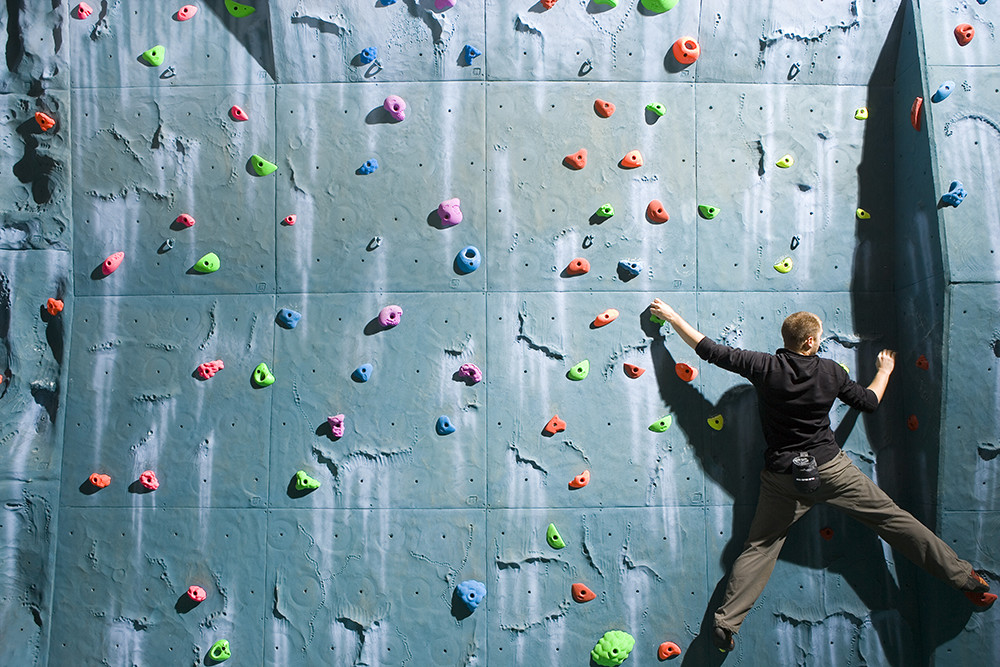
#> input picture Hold Detection/Image2.jpg, 1000 x 667 px
$ python 'Edge Detection.py'
#> lines starting #> are read from the running program, lines starting #| are printed output that depends on the picture
### Hold Detection/util.py
#Utility file with convenient functions

import matplotlib as plt
import cv2
from PIL import Image
import Tkinter as tk, Tkconstants, tkFileDialog


def openFile():
    root = tk.Tk()
    root.withdraw()
    file_path = tkFileDialog.askopenfilename()
#> the answer given: Image2.jpg
    return file_path

# [48 lines left out: functions openImage, grab_from_webcam, grab_from_file, resize, showImage, not called in this run]

### Hold Detection/Edge Detection.py
import cv2
import numpy as np
import matplotlib.pyplot as plt
from util import openFile

file_path = openFile()
img = cv2.imread(file_path,0)
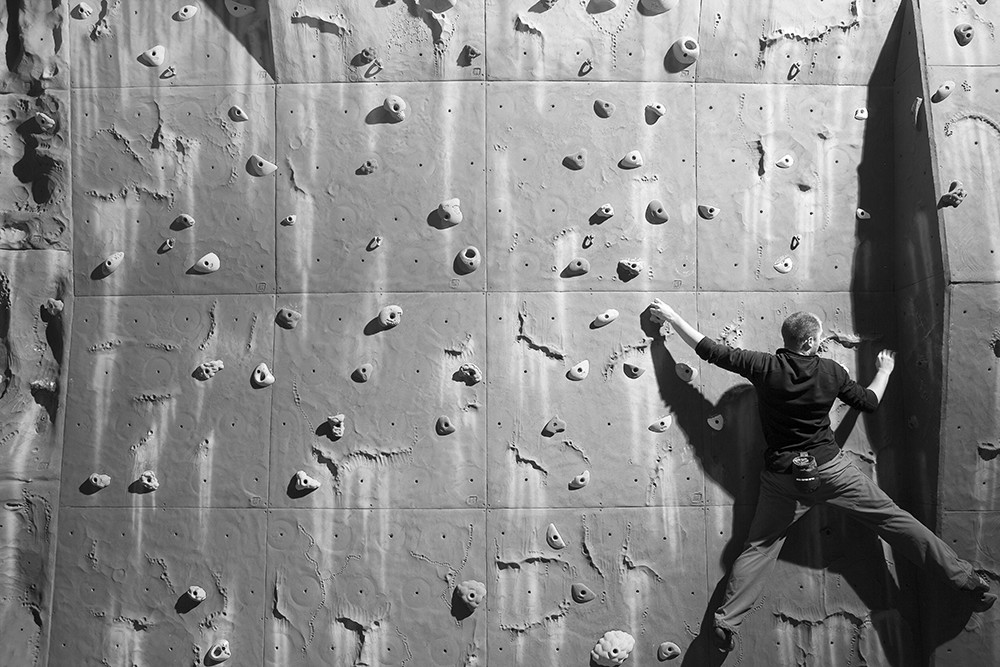
#> img: shape (667, 1000); min 0, max 255, mean 135.5

#Image is resized to a resonable size to fit screen and
#speed up processing speed.
c = 1000.0/img.shape[0]
#> c = 1.5
x = int(img.shape[0] * c)
#> x = 999
y = int(img.shape[1] * c)
#> y = 1499
img = cv2.resize(img, (y,x))
#> img: shape (999, 1499)


edges = cv2.Canny(img,150,200)
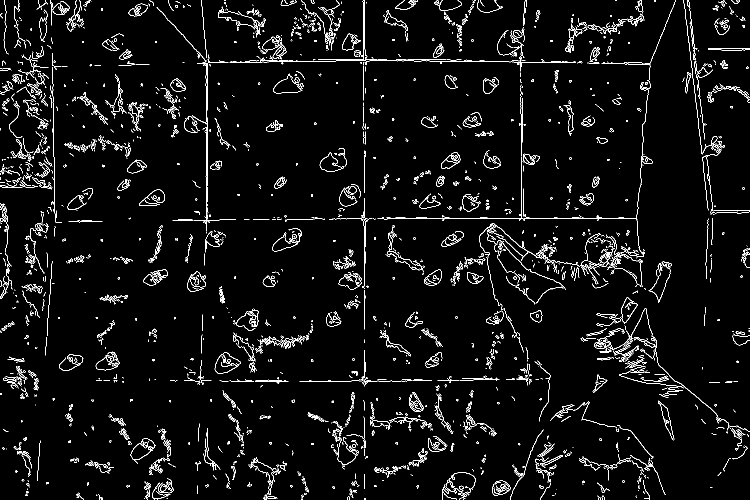
#> edges: shape (999, 1499) (shown at 1/2 size); 4.2% white in thin lines or dots

plt.subplot(121)
plt.imshow(img,cmap = 'gray')
plt.title('Original Image')
plt.xticks([]), plt.yticks([])
plt.subplot(122)
plt.imshow(edges,cmap = 'gray')
plt.title('Edge Image')
plt.xticks([])
plt.yticks([])

plt.show()
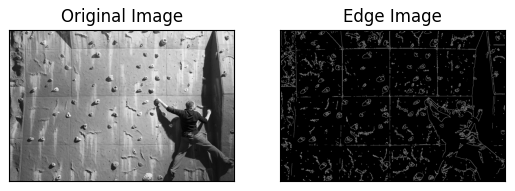
#> figure drawn by matplotlib, 2 panels

$ run again, on Hold Detection/image.jpg
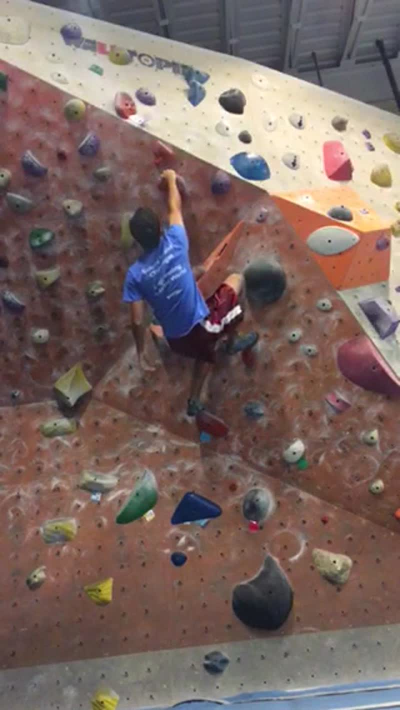
#> input picture Hold Detection/image.jpg, 800 x 1420 px (shown at 1/2 size)
#> `edges = cv2.Canny(img,150,200)`:
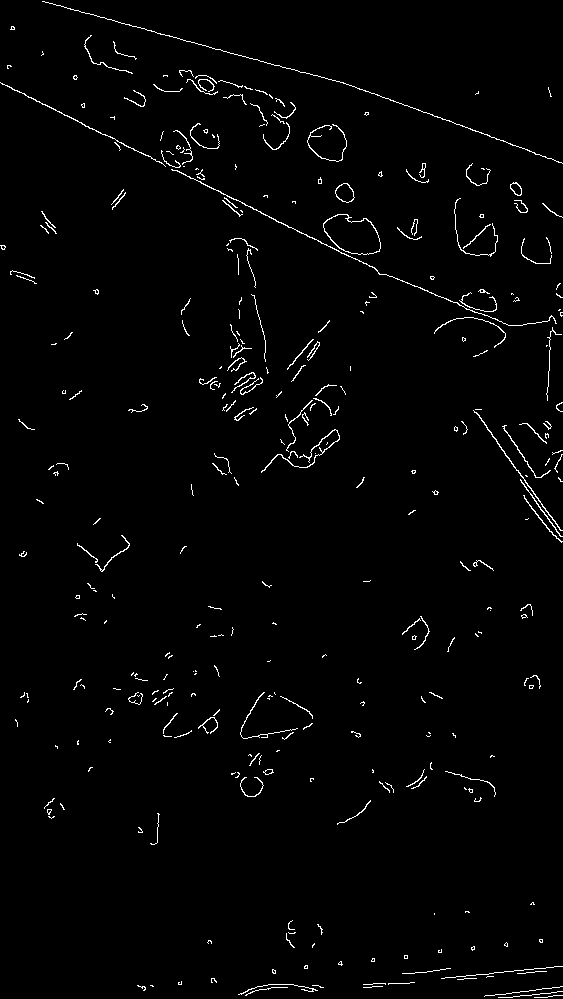
#> edges: shape (999, 563); 1.7% white in thin lines or dots
#> `plt.show()`:
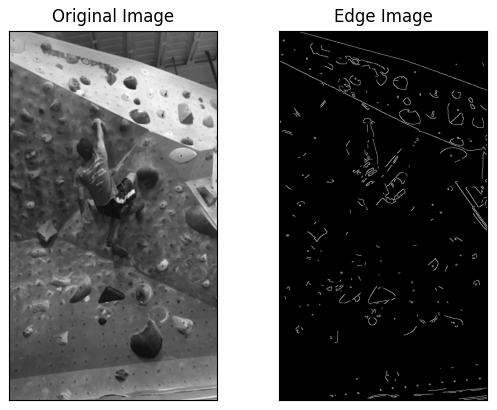
#> figure drawn by matplotlib, 2 panels
